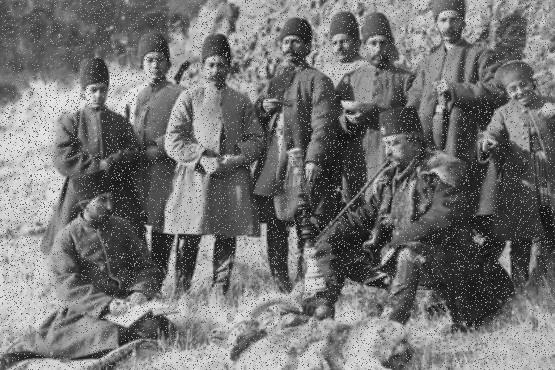
#> input picture HW4/1/P1/nasir_smoking_hookah.png, 555 x 370 px
$ python d.py
#> lines starting #> are read from the running program, lines starting #| are printed output that depends on the picture
import numpy as np
import matplotlib.pyplot as plt
import cv2

def median(img, kernel_size):
    G_mean_img = img.copy()
    k = int((kernel_size - 1) / 2)
    for i in range(img.shape[0]):
        for j in range(img.shape[1]):
            if i < k or i > (img.shape[0] - k - 1) or j < k or j > (img.shape[1] - k - 1):
                G_mean_img[i][j] = img[i][j]
            else:
                G_mean_img[i][j] = np.median(img[i-k:i+k,j-k:j+k])

    G_mean_img = np.uint8(G_mean_img)
    return G_mean_img


if __name__ == "__main__":
    img = cv2.imread("P1/nasir_smoking_hookah.png")
#> img is the input picture: shape (370, 555, 3); min 0, max 255, mean 116.4
    img = cv2.cvtColor(img, cv2.COLOR_BGR2GRAY)
#> img: shape (370, 555)

    img = median(img, 5)
#> after the loop in median, `for i in range(img.shape[0]):`:
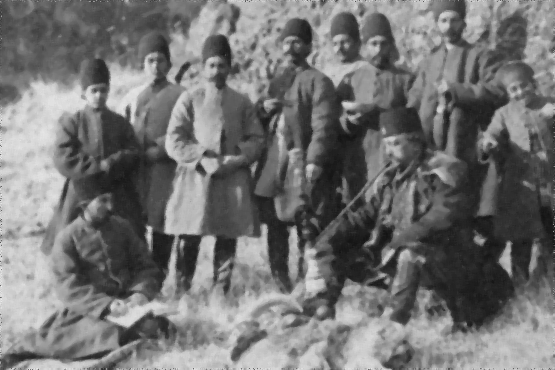
#> G_mean_img: shape (370, 555); min 16, max 237, mean 115.5
    plt.imshow(img, cmap="gray")
    plt.show()

$ run again, with HW4/1/P1/nasir_and_dentist.png copied over HW4/1/P1/nasir_smoking_hookah.png
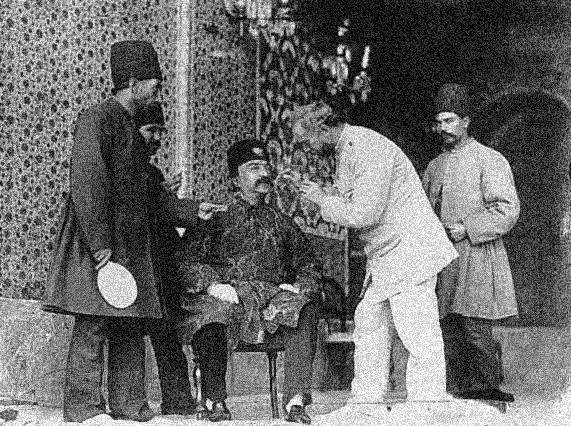
#> input picture HW4/1/P1/nasir_and_dentist.png, 571 x 426 px
#> img is the input picture: shape (426, 571, 3); min 0, max 255, mean 105.7
#> img: shape (426, 571)
#> after the loop in median, `for i in range(img.shape[0]):`:
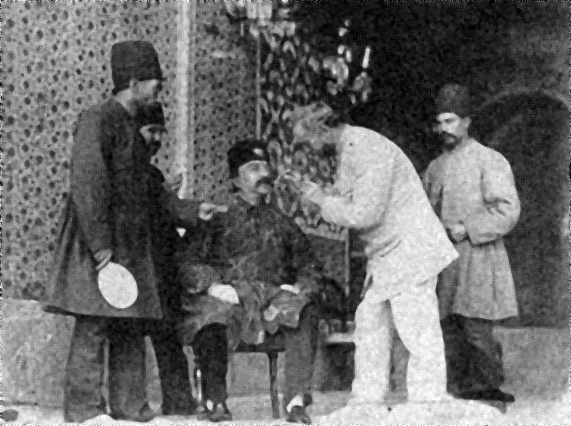
#> G_mean_img: shape (426, 571); min 0, max 255, mean 105

$ run again, with HW4/1/P1/nasir_and_wives.png copied over HW4/1/P1/nasir_smoking_hookah.png
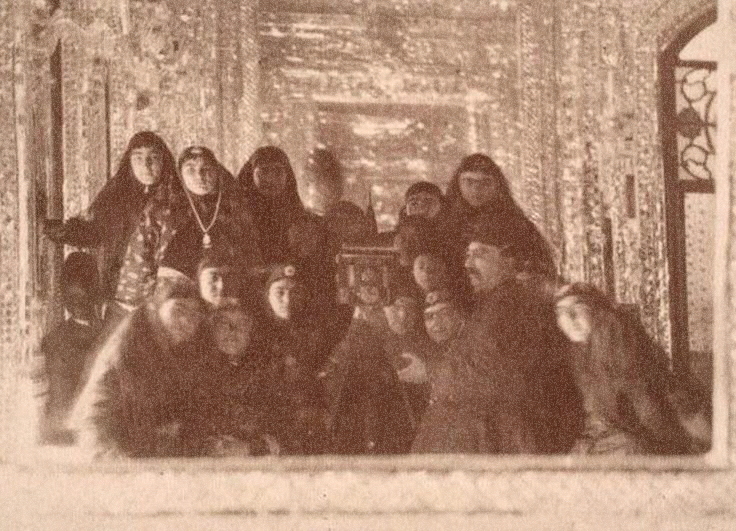
#> input picture HW4/1/P1/nasir_and_wives.png, 736 x 531 px
#> img is the input picture: shape (531, 736, 3); mean B, G, R 112.9, 134.4, 170.4
#> `img = cv2.cvtColor(img, cv2.COLOR_BGR2GRAY)`:
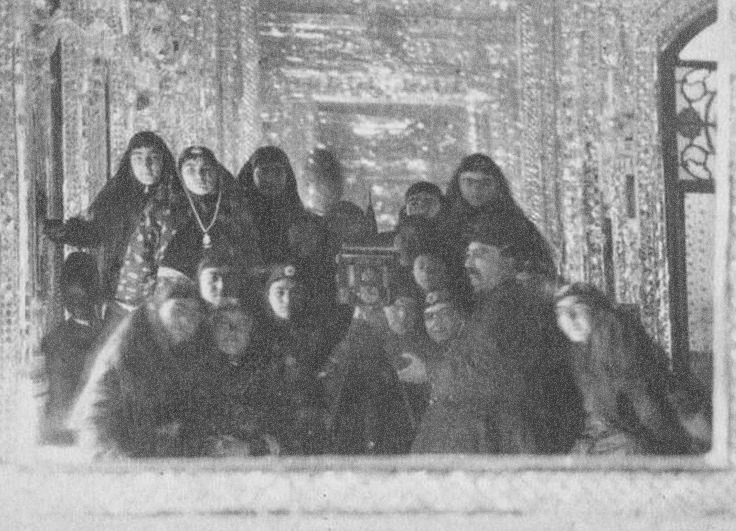
#> img: shape (531, 736); min 46, max 237, mean 142.7
